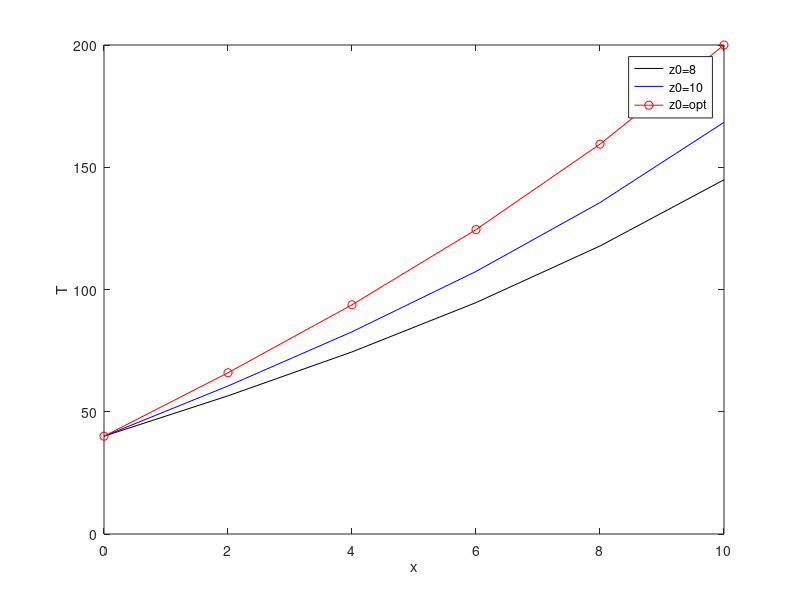

Write MATLAB code to recreate this figure.
function Shooting_linear()

close all
clc

% Solving the ODE for
% 0 < x < 10 with x1(0)= 40 and x2(0) = z0 (Initial guess)
x0 = 0; xL = 10; h = 2; T0 = 40; TL = 200;

%Own RK4 Solver
z01 = 8;
[x1,T1]=MyRK4Sys(@dTdx,[x0 xL],[T0 z01],h);
disp(T1(end,1));

z02 = 10;
[x2,T2]=MyRK4Sys(@dTdx,[x0 xL],[T0 z02],h);
disp(T2(end,1));


z03 = z01 + (z02-z01)*(TL-T1(end,1))/(T2(end,1)-T1(end,1))
[x3,T3]=MyRK4Sys(@dTdx,[x0 xL],[T0 z03],h);
disp(T3(:,1));
%Matlab Solver
plot(x1,T1(:,1),'k-',x2,T2(:,1),'b-',x3,T3(:,1),'ro-')
legend('z0=8','z0=10','z0=opt');
xlabel('x');
ylabel('T');

function [x,T]=MyRK4Sys(ODEfunc,xspan,T0,h)
%This function uses 4th order Runge-Kutta method to solve a
%system of ODEs
x=xspan(1):h:xspan(2);
T(1,:)=T0;
for n=1:length(x)-1
    k1=ODEfunc(x(n),T(n,:))';
    k2=ODEfunc(x(n)+(h/2),T(n,:)+(h/2)*k1)';
    k3=ODEfunc(x(n)+(h/2),T(n,:)+(h/2)*k2)';
    k4=ODEfunc(x(n)+h,T(n,:)+h*k3)';
    T(n+1,:)=T(n,:)+((1/6)*k1+(1/3)*(k2+k3)+(1/6)*k4)*h;
end
 
 
function Tp=dTdx(x,T)
Tp(1)=T(2);
Tp(2)=-0.01*(20-T(1));
Tp=Tp';